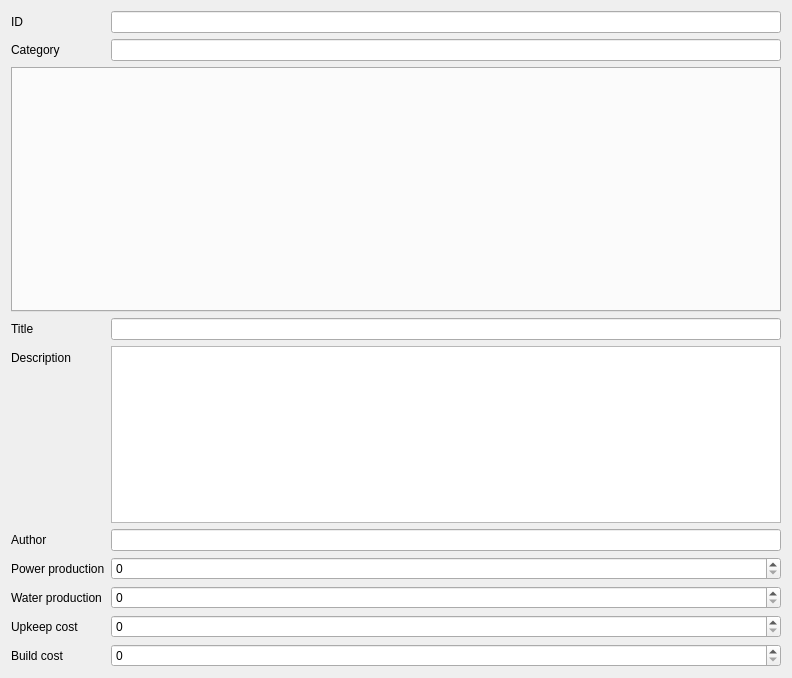
<?xml version="1.0" encoding="UTF-8"?>
<ui version="4.0">
 <author>Martin Koller</author>
 <class>TileDataUi</class>
 <widget class="QWidget" name="TileDataUi">
  <property name="geometry">
   <rect>
    <x>0</x>
    <y>0</y>
    <width>792</width>
    <height>678</height>
   </rect>
  </property>
  <property name="windowTitle">
   <string>Form</string>
  </property>
  <layout class="QFormLayout" name="formLayout_2">
   <item row="0" column="0">
    <widget class="QLabel" name="label">
     <property name="text">
      <string>ID</string>
     </property>
    </widget>
   </item>
   <item row="0" column="1">
    <widget class="QLineEdit" name="id">
     <property name="toolTip">
      <string>The ID of this item. Must be unique and can be referenced in the code.</string>
     </property>
    </widget>
   </item>
   <item row="1" column="0">
    <widget class="QLabel" name="label_2">
     <property name="text">
      <string>Category</string>
     </property>
    </widget>
   </item>
   <item row="1" column="1">
    <widget class="QLineEdit" name="category">
     <property name="toolTip">
      <string>The  category this item resides in. Categories are used for the building menu in-game and for sorting the items in the editors tree view</string>
     </property>
     <property name="text">
      <string/>
     </property>
    </widget>
   </item>
   <item row="2" column="0" colspan="2">
    <widget class="QTabWidget" name="tabWidget">
     <property name="minimumSize">
      <size>
       <width>0</width>
       <height>245</height>
      </size>
     </property>
     <property name="currentIndex">
      <number>-1</number>
     </property>
    </widget>
   </item>
   <item row="4" column="0">
    <widget class="QLabel" name="label_3">
     <property name="text">
      <string>Title</string>
     </property>
    </widget>
   </item>
   <item row="4" column="1">
    <widget class="QLineEdit" name="title">
     <property name="toolTip">
      <string>The items title. It's shown ingame and in the editors tree-view</string>
     </property>
    </widget>
   </item>
   <item row="8" column="0">
    <widget class="QLabel" name="label_4">
     <property name="text">
      <string>Description</string>
     </property>
    </widget>
   </item>
   <item row="8" column="1">
    <widget class="QPlainTextEdit" name="description">
     <property name="toolTip">
      <string>Description of the item that is shown in it's details</string>
     </property>
    </widget>
   </item>
   <item row="9" column="0">
    <widget class="QLabel" name="label_5">
     <property name="text">
      <string>Author</string>
     </property>
    </widget>
   </item>
   <item row="9" column="1">
    <widget class="QLineEdit" name="author">
     <property name="toolTip">
      <string>Author of this item</string>
     </property>
    </widget>
   </item>
   <item row="10" column="0">
    <widget class="QLabel" name="label_6">
     <property name="text">
      <string>Power production</string>
     </property>
    </widget>
   </item>
   <item row="10" column="1">
    <widget class="QSpinBox" name="powerProduction">
     <property name="toolTip">
      <string>Power production of this item. Negative values means power consumption.</string>
     </property>
    </widget>
   </item>
   <item row="11" column="0">
    <widget class="QLabel" name="label_7">
     <property name="text">
      <string>Water production</string>
     </property>
    </widget>
   </item>
   <item row="11" column="1">
    <widget class="QSpinBox" name="waterProduction">
     <property name="toolTip">
      <string>Water production of this item. Negative values means power consumption.</string>
     </property>
    </widget>
   </item>
   <item row="12" column="0">
    <widget class="QLabel" name="label_8">
     <property name="text">
      <string>Upkeep cost</string>
     </property>
    </widget>
   </item>
   <item row="12" column="1">
    <widget class="QSpinBox" name="upkeepCost">
     <property name="toolTip">
      <string>Monthly upkeep cost</string>
     </property>
    </widget>
   </item>
   <item row="13" column="0">
    <widget class="QLabel" name="label_9">
     <property name="text">
      <string>Build cost</string>
     </property>
    </widget>
   </item>
   <item row="13" column="1">
    <widget class="QSpinBox" name="buildCost">
     <property name="toolTip">
      <string>Buildcost</string>
     </property>
    </widget>
   </item>
  </layout>
 </widget>
 <resources/>
 <connections/>
</ui>
